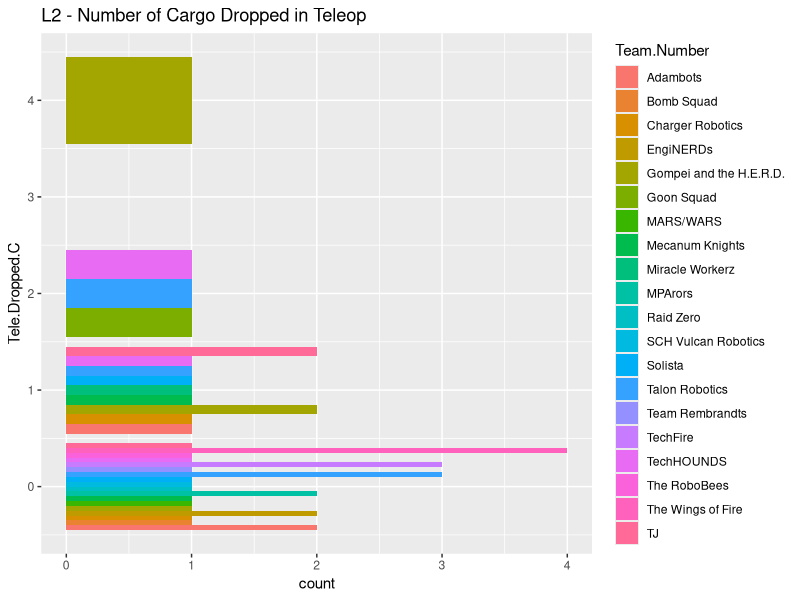
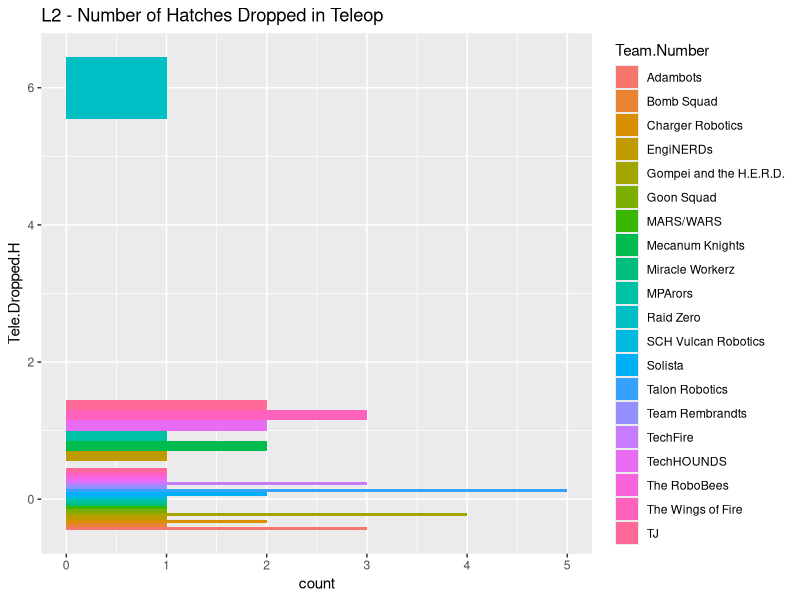
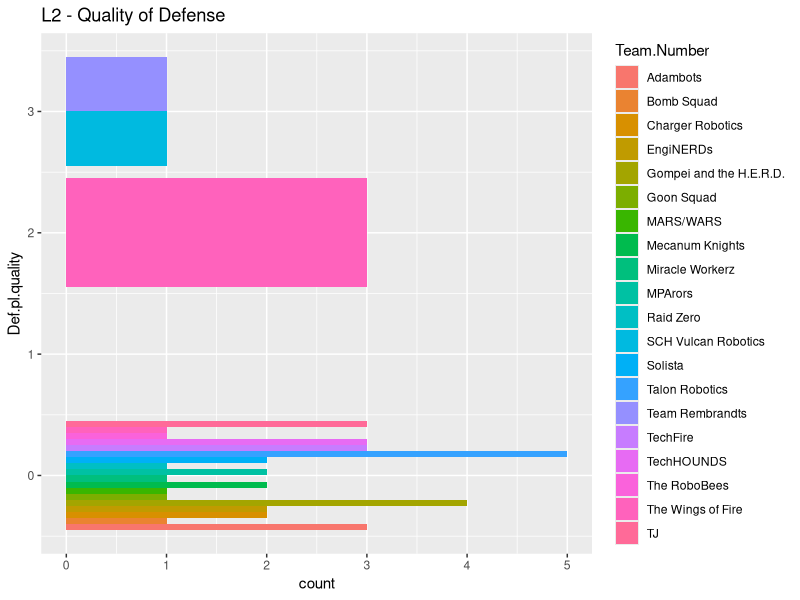
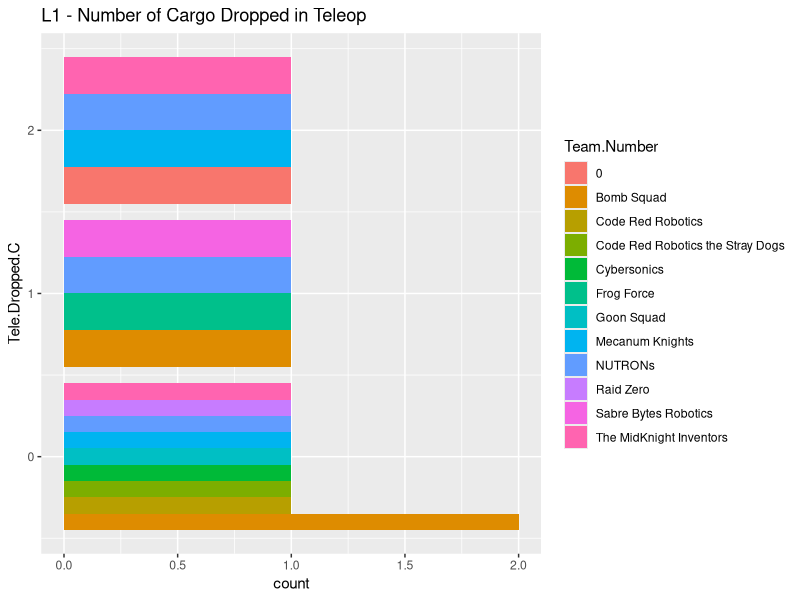
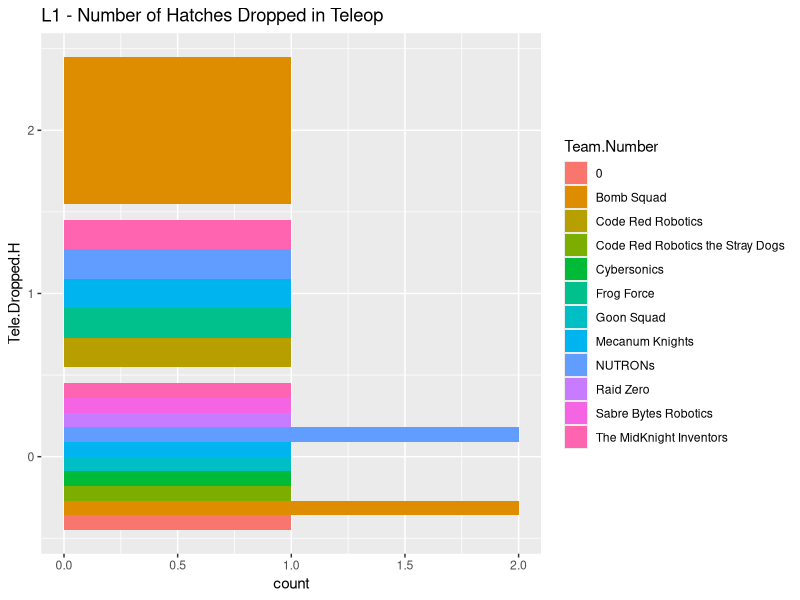
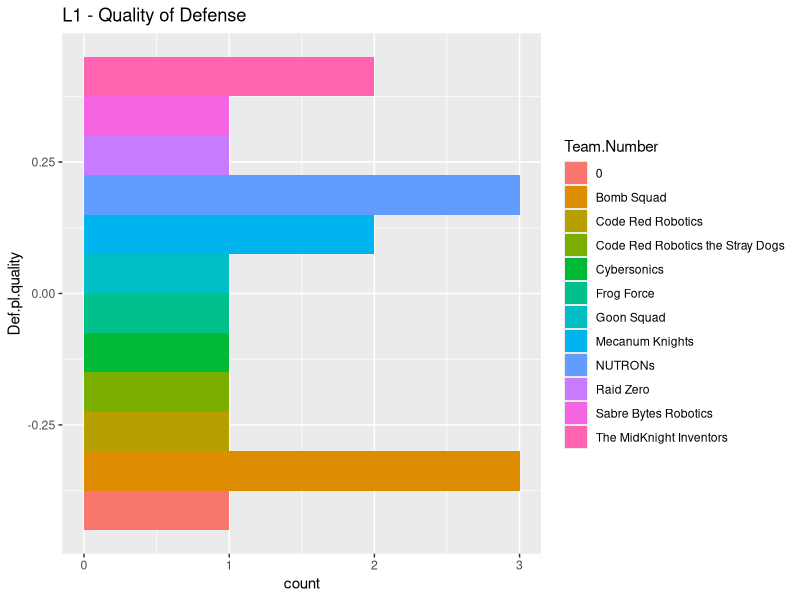
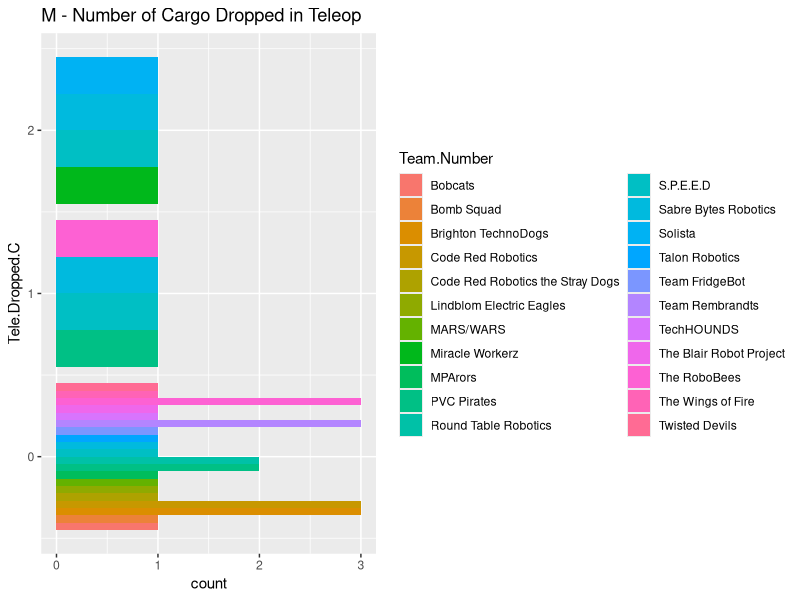
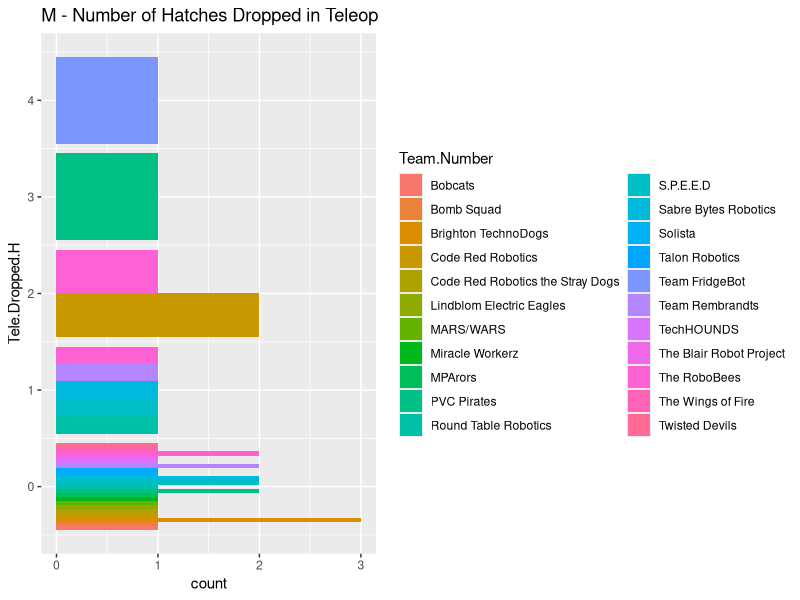

Write the R code that produced these figures, in order.
## ---- chunk 1
knitr::opts_chunk$set(echo = TRUE)
install.packages("ggplot2", repos = "http://cran.us.r-project.org")
install.packages("dplyr", repos = "http://cran.us.r-project.org")
install.packages("magrittr", repos = "http://cran.us.r-project.org")
library("magrittr")
library("ggplot2")
library("dplyr")
## ---- chunk 2
Data <- read.csv("2791_2019.csv")

## ---- chunk 3
Frame1.df <- data.frame(Data %>% filter(Starting.Position == "L2"))
Frame2.df <- data.frame(Frame1.df %>% filter(Highest.attempt > 2))
Frame3.df <- data.frame(Frame2.df %>% filter(Highest.success > 2))

ggplot(Frame3.df, aes(y = Tele.Dropped.C, fill = Team.Number)) +
  geom_bar(position = "dodge") + labs(title = "L2 - Number of Cargo Dropped in Teleop")
## ---- chunk 4
Frame1.df <- data.frame(Data %>% filter(Starting.Position == "L2"))
Frame2.df <- data.frame(Frame1.df %>% filter(Highest.attempt > 2))
Frame3.df <- data.frame(Frame2.df %>% filter(Highest.success > 2))

ggplot(Frame3.df, aes(y = Tele.Dropped.H, fill = Team.Number)) +
  geom_bar(position = "dodge") + labs(title = "L2 - Number of Hatches Dropped in Teleop")
## ---- chunk 5
Frame1.df <- data.frame(Data %>% filter(Starting.Position == "L2"))
Frame2.df <- data.frame(Frame1.df %>% filter(Highest.attempt > 2))
Frame3.df <- data.frame(Frame2.df %>% filter(Highest.success > 2))
names(Data)

ggplot(Frame3.df, aes(y = Def.pl.quality, fill = Team.Number)) +
  geom_bar(position = "dodge") + labs(title = "L2 - Quality of Defense")
## ---- chunk 6
Frame1.df <- data.frame(Data %>% filter(Starting.Position == "L1"))
Frame2.df <- data.frame(Frame1.df %>% filter(Highest.attempt > 2))
Frame3.df <- data.frame(Frame2.df %>% filter(Highest.success > 2))

ggplot(Frame3.df, aes(y = Tele.Dropped.C, fill = Team.Number)) +
  geom_bar(position = "dodge") + labs(title = "L1 - Number of Cargo Dropped in Teleop")
## ---- chunk 7
Frame1.df <- data.frame(Data %>% filter(Starting.Position == "L1"))
Frame2.df <- data.frame(Frame1.df %>% filter(Highest.attempt > 2))
Frame3.df <- data.frame(Frame2.df %>% filter(Highest.success > 2))

ggplot(Frame3.df, aes(y = Tele.Dropped.H, fill = Team.Number)) +
  geom_bar(position = "dodge") + labs(title = "L1 - Number of Hatches Dropped in Teleop")
## ---- chunk 8
Frame1.df <- data.frame(Data %>% filter(Starting.Position == "L1"))
Frame2.df <- data.frame(Frame1.df %>% filter(Highest.attempt > 2))
Frame3.df <- data.frame(Frame2.df %>% filter(Highest.success > 2))
names(Data)

ggplot(Frame3.df, aes(y = Def.pl.quality, fill = Team.Number)) +
  geom_bar(position = "dodge") + labs(title = "L1 - Quality of Defense")
## ---- chunk 9
Frame1.df <- data.frame(Data %>% filter(Starting.Position == "M"))
Frame2.df <- data.frame(Frame1.df %>% filter(Highest.attempt > 2))
Frame3.df <- data.frame(Frame2.df %>% filter(Highest.success > 2))

ggplot(Frame3.df, aes(y = Tele.Dropped.C, fill = Team.Number)) +
  geom_bar(position = "dodge") + labs(title = "M - Number of Cargo Dropped in Teleop")
## ---- chunk 10
Frame1.df <- data.frame(Data %>% filter(Starting.Position == "M"))
Frame2.df <- data.frame(Frame1.df %>% filter(Highest.attempt > 2))
Frame3.df <- data.frame(Frame2.df %>% filter(Highest.success > 2))

ggplot(Frame3.df, aes(y = Tele.Dropped.H, fill = Team.Number)) +
  geom_bar(position = "dodge") + labs(title = "M - Number of Hatches Dropped in Teleop")
## ---- chunk 11
Frame1.df <- data.frame(Data %>% filter(Starting.Position == "M"))
Frame2.df <- data.frame(Frame1.df %>% filter(Highest.attempt > 2))
Frame3.df <- data.frame(Frame2.df %>% filter(Highest.success > 2))
names(Data)

ggplot(Frame3.df, aes(y = Def.pl.quality, fill = Team.Number)) +
  geom_bar(position = "dodge") + labs(title = "M - Quality of Defense")
## ---- chunk 12
Frame1.df <- data.frame(Data %>% filter(Starting.Position == "R1"))
Frame2.df <- data.frame(Frame1.df %>% filter(Highest.attempt > 2))
Frame3.df <- data.frame(Frame2.df %>% filter(Highest.success > 2))

ggplot(Frame3.df, aes(y = Tele.Dropped.C, fill = Team.Number)) +
  geom_bar(position = "dodge") + labs(title = "R1 - Number of Cargo Dropped in Teleop")
## ---- chunk 13
Frame1.df <- data.frame(Data %>% filter(Starting.Position == "R1"))
Frame2.df <- data.frame(Frame1.df %>% filter(Highest.attempt > 2))
Frame3.df <- data.frame(Frame2.df %>% filter(Highest.success > 2))

ggplot(Frame3.df, aes(y = Tele.Dropped.H, fill = Team.Number)) +
  geom_bar(position = "dodge") + labs(title = "R1 - Number of Hatches Dropped in Teleop")
## ---- chunk 14
Frame1.df <- data.frame(Data %>% filter(Starting.Position == "R1"))
Frame2.df <- data.frame(Frame1.df %>% filter(Highest.attempt > 2))
Frame3.df <- data.frame(Frame2.df %>% filter(Highest.success > 2))
names(Data)

ggplot(Frame3.df, aes(y = Def.pl.quality, fill = Team.Number)) +
  geom_bar(position = "dodge") + labs(title = "R1 - Quality of Defense")
## ---- chunk 15
Frame1.df <- data.frame(Data %>% filter(Starting.Position == "R2"))
Frame2.df <- data.frame(Frame1.df %>% filter(Highest.attempt > 2))
Frame3.df <- data.frame(Frame2.df %>% filter(Highest.success > 2))

ggplot(Frame3.df, aes(y = Tele.Dropped.C, fill = Team.Number)) +
  geom_bar(position = "dodge") + labs(title = "R2 - Number of Cargo Dropped in Teleop")
## ---- chunk 16
Frame1.df <- data.frame(Data %>% filter(Starting.Position == "R2"))
Frame2.df <- data.frame(Frame1.df %>% filter(Highest.attempt > 2))
Frame3.df <- data.frame(Frame2.df %>% filter(Highest.success > 2))

ggplot(Frame3.df, aes(y = Tele.Dropped.H, fill = Team.Number)) +
  geom_bar(position = "dodge") + labs(title = "R2 - Number of Hatches Dropped in Teleop")
## ---- chunk 17
Frame1.df <- data.frame(Data %>% filter(Starting.Position == "R2"))
Frame2.df <- data.frame(Frame1.df %>% filter(Highest.attempt > 2))
Frame3.df <- data.frame(Frame2.df %>% filter(Highest.success > 2))
names(Data)

ggplot(Frame3.df, aes(y = Def.pl.quality, fill = Team.Number)) +
  geom_bar(position = "dodge") + labs(title = "R2 - Quality of Defense")
